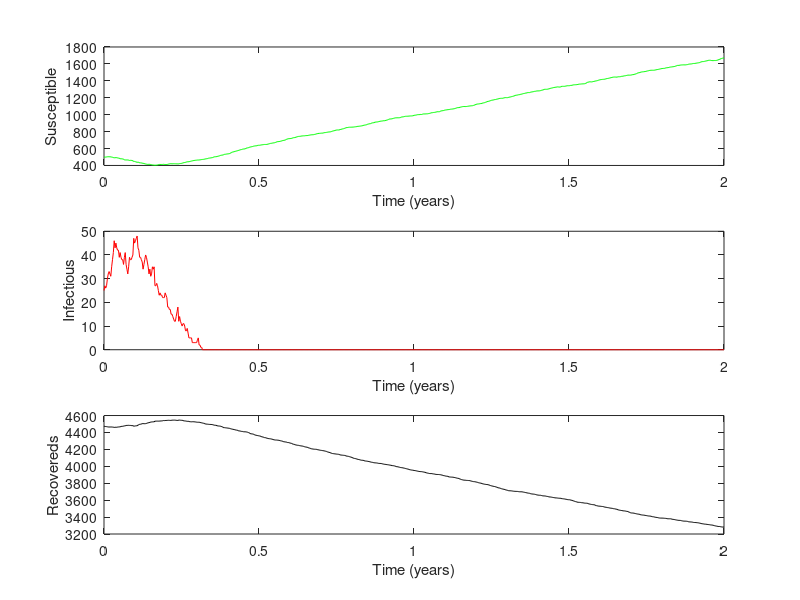

MATLAB code for this plot:
function [t,X,Y,Z] = Program_6_5(beta,gamma,mu,X0,Y0,N0, tau, MaxTime)
%
% 
% Program_6_5( beta, gamma, mu, X0, Y0, N0, tau, MaxTime)
%      This is the MATLAB version of program 6.5 from page 204 of 
% "Modeling Infectious Disease in humans and animals" 
% by Keeling & Rohani.
% 
% It is the SIR model (including births and deaths) with 
% (event-driven) demographic stochasticity approximated using the tau-leap 
% method and assuming Poisson distributions.
%
% This is a more complex stochastic model as 6 events are
% possible: infection, recovery, birth, death of susceptible, death of
% infected, death of recovered.
%
% Note: by default we are using a very small population size to highlight
% the stochasticity.

% Sets up default parameters if necessary.
if nargin == 0
   beta=1;
   gamma=1/10.0;
   mu=5e-4;
   N0=5000;
   
   Y0=ceil(mu*N0/gamma);
   X0=floor(gamma*N0/beta);
   
   tau=1;
   
   MaxTime=2*365;
end

% Checks all the parameters are valid
if X0<=0 
    error('Initial number of susceptibles (%g) is less than or equal to zero',X0);
end

if Y0<=0 
    error('Initial number of infecteds (%g) is less than or equal to zero',Y0);
end

if N0<=0 
    error('Initial population size (%g) is less than or equal to zero',N0);
end

if beta<=0 
    error('Transmission rate beta0 (%g) is less than or equal to zero',beta0);
end

if gamma<=0 
    error('Recovery rate gamma (%g) is less than or equal to zero',gamma);
end

if mu<=0 
    error('Brith and Death rate mu (%g) is less than or equal to zero',mu);
end

if tau<=0 
    error('Step length tau (%g) is less than or equal to zero',tau);
end
  
if MaxTime<=0 
    error('Maximum run time (%g) is less than or equal to zero',MaxTime);
end

if X0+Y0>N0
    warning('Initial level of suceptibles + infecteds (%g + %g = %g) is greater than population size (%g)',X0,Y0,X0+Y0,N0);
end


Z0=N0-X0-Y0;

% The main iteration 

[t, pop]=Stoch_Iteration([0 MaxTime],[X0 Y0 Z0],[beta gamma mu N0 tau]);

T=t/365; X=pop(:,1); Y=pop(:,2); Z=pop(:,3);

% plots the graphs with scaled colours
subplot(3,1,1)
h=plot(T,X,'-g');
xlabel 'Time (years)';
ylabel 'Susceptible'

subplot(3,1,2)
h=plot(T,Y,'-r');
xlabel 'Time (years)';
ylabel 'Infectious'

subplot(3,1,3)
h=plot(T,Z,'-k');
xlabel 'Time (years)';
ylabel 'Recovereds'




% Do the iterations using the full event driven stochastic methodology
% This is a relatively general version of the event-driven methodology know
% as Gillespie's Direct Algorithm
function [T,P]=Stoch_Iteration(Time,Initial,Parameters)

X=Initial(1); Y=Initial(2); Z=Initial(3); 
tau=Parameters(5);

T=[0:tau:Time(2)]; P(1,:)=[X Y Z];
old=[X Y Z];

loop=1;
while (T(loop)<Time(2))  
    [new]=Tau_leap(old,Parameters);
    loop=loop+1;
    P(loop,:)=new; old=new;
end


% Do the actual iteration step
function [new_value]=Tau_leap(old, Parameters);

beta=Parameters(1); gamma=Parameters(2); mu=Parameters(3); N=Parameters(4); tau=Parameters(5);
X=old(1); Y=old(2); Z=old(3);

Rate(1) = mu*N;       Change(1,:)=[+1 0 0];
Rate(2) = beta*X*Y/N;  Change(2,:)=[-1 +1 0];
Rate(3) = gamma*Y;     Change(3,:)=[0 -1 +1];
Rate(4) = mu*X;       Change(4,:)=[-1 0 0];
Rate(5) = mu*Y;       Change(5,:)=[0 -1 0];
Rate(6) = mu*Z;       Change(6,:)=[0 0 -1];

new_value=old;

for i=1:6
    Num=poissrnd(Rate(i)*tau);
    %% Make sure things don't go negative
    Use=min([Num new_value(find(Change(i,:)<0))]);
    new_value=new_value+Change(i,:)*Use;
end










